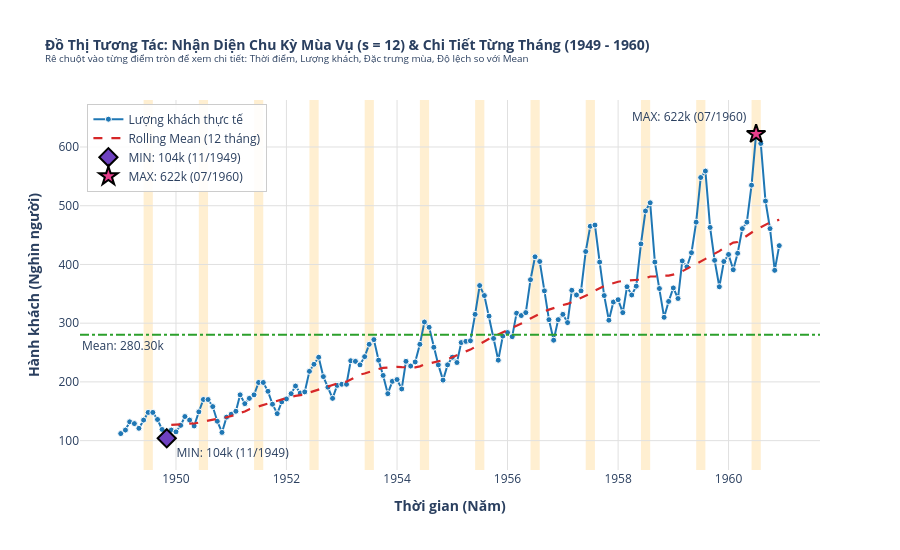

Notebook code cell kept with this figure:
### Markdown cell above
---
# PHẦN 2: BÀI TẬP NÂNG CAO - MÔ HÌNH HÓA MÙA VỤ VỚI SARIMA (AIRLINE PASSENGERS)
> **Mục tiêu học thuật:** Triển khai quy trình 7 bước chuẩn mực của Box & Jenkins mở rộng mùa vụ, xây dựng mô hình $\text{SARIMA}(p, d, q) \times (P, D, Q)_{12}$ và so sánh hiệu năng dự báo ngoài mẫu với mô hình $\text{ARIMA}$ phi mùa vụ.

### Bước 1: Trực quan hóa chuỗi thời gian & Nhận diện mùa vụ ($s = 12$)
- **Mục tiêu trực quan:** Đánh giá chi tiết cấu trúc dữ liệu qua từng mốc tháng, làm nổi bật chu kỳ mùa vụ $s = 12$, dải cao điểm du lịch hè, đường kỳ vọng trung bình (Mean), xu hướng dài hạn (Rolling Mean 12m) và hai mốc cực trị lịch sử (MIN, MAX).
- **Tính năng tương tác (Interactive Inspection):** Hỗ trợ rê chuột (hover) vào từng điểm tháng để tra cứu tức thì thông tin: thời điểm, số lượng hành khách, đặc thù mùa vụ và độ lệch so với kỳ vọng trung bình.

### Code cell
# Bước 1: Trực quan hóa chuỗi thời gian & Nhận diện mùa vụ s = 12 (Tĩnh & Tương tác Hover)
import plotly.graph_objects as go

mean_val = df['Passengers'].mean()
min_val = df['Passengers'].min()
min_date = df['Passengers'].idxmin()
max_val = df['Passengers'].max()
max_date = df['Passengers'].idxmax()
rolling_mean = df['Passengers'].rolling(window=12).mean()

# -------------------------------------------------------------
# 1. VẼ ĐỒ THỊ TĨNH CHI TIẾT (Lưu file ảnh 06_air_eda_seasonality.png)
# -------------------------------------------------------------
plt.figure(figsize=(15, 7))

# Dải tô màu mùa hè cao điểm (T6 - T8)
for yr in range(1949, 1961):
    start_summer = pd.Timestamp(f'{yr}-06-01')
    end_summer = pd.Timestamp(f'{yr}-08-01')
    plt.axvspan(start_summer, end_summer, color='orange', alpha=0.18, label='Mùa cao điểm Hè (T6-T8)' if yr == 1949 else '')

# Đường chuỗi thời gian có điểm marker từng tháng
plt.plot(df.index, df['Passengers'], color='#1f77b4', lw=1.8, marker='o', markersize=4, markerfacecolor='#1f77b4', markeredgecolor='white', markeredgewidth=0.8, label='Lượng hành khách từng tháng (Passengers)', zorder=3)
plt.plot(rolling_mean, color='#d62728', linestyle='--', lw=2.2, label='Rolling Mean (12 tháng - Xu hướng)', zorder=4)
plt.axhline(mean_val, color='#2ca02c', linestyle='-.', lw=2.0, label=f'Mean tổng thể: {mean_val:.2f} nghìn khách', zorder=2)

# Đánh dấu MIN & MAX
min_str = min_date.strftime('%m/%Y')
plt.axhline(min_val, color='#6f42c1', linestyle=':', lw=1.3, alpha=0.7)
plt.axvline(min_date, color='#6f42c1', linestyle=':', lw=1.3, alpha=0.7)
plt.scatter([min_date], [min_val], color='#6f42c1', s=160, zorder=6, edgecolors='black', lw=1.8, label=f'MIN: {min_val}k ({min_str})')
plt.annotate(
    f'★ MIN: {min_val} nghìn khách\nThời điểm: {min_str} (Tháng 11/1949)',
    xy=(min_date, min_val),
    xytext=(min_date + pd.DateOffset(months=10), min_val + 50),
    arrowprops=dict(facecolor='#6f42c1', edgecolor='black', shrink=0.08, width=1.8, headwidth=8),
    bbox=dict(boxstyle='round,pad=0.5', facecolor='#f3e8fd', edgecolor='#6f42c1', lw=1.8, alpha=0.95),
    fontsize=10.5, fontweight='bold', color='#3b116e', zorder=7
)

max_str = max_date.strftime('%m/%Y')
plt.axhline(max_val, color='#e83e8c', linestyle=':', lw=1.3, alpha=0.7)
plt.axvline(max_date, color='#e83e8c', linestyle=':', lw=1.3, alpha=0.7)
plt.scatter([max_date], [max_val], color='#e83e8c', s=160, zorder=6, edgecolors='black', lw=1.8, label=f'MAX: {max_val}k ({max_str})')
plt.annotate(
    f'★ MAX: {max_val} nghìn khách\nThời điểm: {max_str} (Tháng 07/1960)',
    xy=(max_date, max_val),
    xytext=(max_date - pd.DateOffset(months=34), max_val - 35),
    arrowprops=dict(facecolor='#e83e8c', edgecolor='black', shrink=0.08, width=1.8, headwidth=8),
    bbox=dict(boxstyle='round,pad=0.5', facecolor='#fdeef6', edgecolor='#e83e8c', lw=1.8, alpha=0.95),
    fontsize=10.5, fontweight='bold', color='#7a1144', zorder=7
)

plt.title('Nhận Diện Chu Kỳ Mùa Vụ Hàng Năm (s = 12 Tháng) - Airline Passengers (1949 - 1960)\nChi Tiết Từng Tháng, Mean Tổng Thể, Xu Hướng Dài Hạn & Mốc Cực Trị Min / Max', fontsize=13, fontweight='bold', pad=15)
plt.xlabel('Thời gian (Năm)', fontsize=11, fontweight='bold')
plt.ylabel('Hành khách (Nghìn người)', fontsize=11, fontweight='bold')
plt.ylim(60, 680)
plt.grid(True, linestyle=':', alpha=0.6)
plt.legend(loc='upper left', frameon=True, facecolor='white', framealpha=0.95, fontsize=10)
plt.tight_layout()
os.makedirs('../docs/images', exist_ok=True)
plt.savefig('../docs/images/06_air_eda_seasonality.png', dpi=300)
plt.show()

# -------------------------------------------------------------
# 2. VẼ ĐỒ THỊ TƯƠNG TÁC PLOTLY (Rê chuột hiển thị chi tiết tháng & số khách)
# -------------------------------------------------------------
fig_plotly = go.Figure()
custom_notes = []
for dt, val in zip(df.index, df['Passengers']):
    m = dt.month
    diff_mean = val - mean_val
    diff_str = f'+{diff_mean:.1f}k' if diff_mean >= 0 else f'{diff_mean:.1f}k'
    if m in [7, 8]:
        season_tag = 'Cao điểm Du lịch Hè (Peak)'
    elif m in [11, 2]:
        season_tag = 'Đáy Mùa Đông (Trough)'
    else:
        season_tag = 'Mùa bình thường'
    custom_notes.append([season_tag, diff_str])

for yr in range(1949, 1961):
    fig_plotly.add_vrect(
        x0=f'{yr}-06-01', x1=f'{yr}-08-01',
        fillcolor='orange', opacity=0.18,
        layer='below', line_width=0,
    )

fig_plotly.add_trace(go.Scatter(
    x=df.index,
    y=df['Passengers'],
    mode='lines+markers',
    name='Lượng khách thực tế',
    line=dict(color='#1f77b4', width=2),
    marker=dict(size=6, color='#1f77b4', line=dict(width=1, color='white')),
    customdata=custom_notes,
    hovertemplate=(
        '<b>Thời điểm:</b> %{x|Tháng %m/%Y}<br>' +
        '<b>Lượng hành khách:</b> %{y} nghìn người<br>' +
        '<b>Đặc trưng mùa:</b> %{customdata[0]}<br>' +
        '<b>So với Mean (280.3k):</b> %{customdata[1]}<extra></extra>'
    )
))

fig_plotly.add_trace(go.Scatter(
    x=df.index,
    y=rolling_mean,
    mode='lines',
    name='Rolling Mean (12 tháng)',
    line=dict(color='#d62728', width=2.2, dash='dash'),
    hoverinfo='skip'
))

fig_plotly.add_hline(
    y=mean_val,
    line=dict(color='#2ca02c', width=2, dash='dashdot'),
    annotation_text=f'Mean: {mean_val:.2f}k',
    annotation_position='bottom left'
)

fig_plotly.add_trace(go.Scatter(
    x=[min_date],
    y=[min_val],
    mode='markers+text',
    name=f'MIN: {min_val}k (11/1949)',
    marker=dict(color='#6f42c1', size=14, symbol='diamond', line=dict(color='black', width=2)),
    text=[f'MIN: {min_val}k (11/1949)'],
    textposition='bottom right',
    hovertemplate='<b>★ MỐC ĐÁY LỊCH SỬ (MIN)</b><br>Thời điểm: 11/1949<br>Lượng khách: 104 nghìn người<extra></extra>'
))

fig_plotly.add_trace(go.Scatter(
    x=[max_date],
    y=[max_val],
    mode='markers+text',
    name=f'MAX: {max_val}k (07/1960)',
    marker=dict(color='#e83e8c', size=14, symbol='star', line=dict(color='black', width=2)),
    text=[f'MAX: {max_val}k (07/1960)'],
    textposition='top left',
    hovertemplate='<b>★ MỐC ĐỈNH LỊCH SỬ (MAX)</b><br>Thời điểm: 07/1960<br>Lượng khách: 622 nghìn người<extra></extra>'
))

fig_plotly.update_layout(
    title=dict(
        text='<b>Đồ Thị Tương Tác: Nhận Diện Chu Kỳ Mùa Vụ (s = 12) & Chi Tiết Từng Tháng (1949 - 1960)</b><br><sup>Rê chuột vào từng điểm tròn để xem chi tiết: Thời điểm, Lượng khách, Đặc trưng mùa, Độ lệch so với Mean</sup>',
        font=dict(size=14)
    ),
    xaxis=dict(title='<b>Thời gian (Năm)</b>', showgrid=True, gridcolor='#e0e0e0'),
    yaxis=dict(title='<b>Hành khách (Nghìn người)</b>', showgrid=True, gridcolor='#e0e0e0', range=[50, 680]),
    hovermode='closest',
    template='plotly_white',
    legend=dict(x=0.01, y=0.99, bgcolor='rgba(255,255,255,0.9)', bordercolor='#cccccc', borderwidth=1),
    height=550
)
fig_plotly.show()

print(f'Mean tổng thể: {mean_val:.2f} nghìn khách')
print(f'MIN: {min_val} nghìn khách tại thời điểm {min_date.strftime("%Y-%m")} (Tháng 11/1949)')
print(f'MAX: {max_val} nghìn khách tại thời điểm {max_date.strftime("%Y-%m")} (Tháng 07/1960)')
print('Đặc trưng nhận diện: Chu kỳ mùa vụ cố định s = 12 tháng, biên độ hè mở rộng tỷ lệ thuận với mức độ tăng trưởng.')
print('Đã kích hoạt chế độ tương tác Plotly: Bạn có thể rê chuột vào từng điểm để tra cứu chi tiết số khách của từng tháng!')

### Figure 1 — Plotly figure (JSON) as saved in the notebook; plotly's stock layout.template omitted (floating-point values rounded to 4 significant figures; data arrays with more than 128 entries replaced by an {"elided": "..."} marker saying what was removed)
{"data": [{"customdata": {"elided": "144x2 str values"}, "hovertemplate": "<b>Thời điểm:</b> %{x|Tháng %m/%Y}<br><b>Lượng hành khách:</b> %{y} nghìn người<br><b>Đặc trưng mùa:</b> %{customdata[0]}<br><b>So với Mean (280.3k):</b> %{customdata[1]}<extra></extra>", "line": {"color": "#1f77b4", "width": 2}, "marker": {"color": "#1f77b4", "line": {"color": "white", "width": 1}, "size": 6}, "mode": "lines+markers", "name": "Lượng khách thực tế", "type": "scatter", "x": {"elided": "144 str values"}, "y": {"elided": "144 int values"}}, {"hoverinfo": "skip", "line": {"color": "#d62728", "dash": "dash", "width": 2.2}, "mode": "lines", "name": "Rolling Mean (12 tháng)", "type": "scatter", "x": {"elided": "144 str values"}, "y": {"elided": "144 float values"}}, {"hovertemplate": "<b>★ MỐC ĐÁY LỊCH SỬ (MIN)</b><br>Thời điểm: 11/1949<br>Lượng khách: 104 nghìn người<extra></extra>", "marker": {"color": "#6f42c1", "line": {"color": "black", "width": 2}, "size": 14, "symbol": "diamond"}, "mode": "markers+text", "name": "MIN: 104k (11/1949)", "text": ["MIN: 104k (11/1949)"], "textposition": "bottom right", "type": "scatter", "x": ["1949-11-01T00:00:00"], "y": [104]}, {"hovertemplate": "<b>★ MỐC ĐỈNH LỊCH SỬ (MAX)</b><br>Thời điểm: 07/1960<br>Lượng khách: 622 nghìn người<extra></extra>", "marker": {"color": "#e83e8c", "line": {"color": "black", "width": 2}, "size": 14, "symbol": "star"}, "mode": "markers+text", "name": "MAX: 622k (07/1960)", "text": ["MAX: 622k (07/1960)"], "textposition": "top left", "type": "scatter", "x": ["1960-07-01T00:00:00"], "y": [622]}], "layout": {"annotations": [{"showarrow": false, "text": "Mean: 280.30k", "x": 0, "xanchor": "left", "xref": "x domain", "y": 280.3, "yanchor": "top", "yref": "y"}], "height": 550, "hovermode": "closest", "legend": {"bgcolor": "rgba(255,255,255,0.9)", "bordercolor": "#cccccc", "borderwidth": 1, "x": 0.01, "y": 0.99}, "shapes": [{"fillcolor": "orange", "layer": "below", "line": {"width": 0}, "opacity": 0.18, "type": "rect", "x0": "1949-06-01", "x1": "1949-08-01", "xref": "x", "y0": 0, "y1": 1, "yref": "y domain"}, {"fillcolor": "orange", "layer": "below", "line": {"width": 0}, "opacity": 0.18, "type": "rect", "x0": "1950-06-01", "x1": "1950-08-01", "xref": "x", "y0": 0, "y1": 1, "yref": "y domain"}, {"fillcolor": "orange", "layer": "below", "line": {"width": 0}, "opacity": 0.18, "type": "rect", "x0": "1951-06-01", "x1": "1951-08-01", "xref": "x", "y0": 0, "y1": 1, "yref": "y domain"}, {"fillcolor": "orange", "layer": "below", "line": {"width": 0}, "opacity": 0.18, "type": "rect", "x0": "1952-06-01", "x1": "1952-08-01", "xref": "x", "y0": 0, "y1": 1, "yref": "y domain"}, {"fillcolor": "orange", "layer": "below", "line": {"width": 0}, "opacity": 0.18, "type": "rect", "x0": "1953-06-01", "x1": "1953-08-01", "xref": "x", "y0": 0, "y1": 1, "yref": "y domain"}, {"fillcolor": "orange", "layer": "below", "line": {"width": 0}, "opacity": 0.18, "type": "rect", "x0": "1954-06-01", "x1": "1954-08-01", "xref": "x", "y0": 0, "y1": 1, "yref": "y domain"}, {"fillcolor": "orange", "layer": "below", "line": {"width": 0}, "opacity": 0.18, "type": "rect", "x0": "1955-06-01", "x1": "1955-08-01", "xref": "x", "y0": 0, "y1": 1, "yref": "y domain"}, {"fillcolor": "orange", "layer": "below", "line": {"width": 0}, "opacity": 0.18, "type": "rect", "x0": "1956-06-01", "x1": "1956-08-01", "xref": "x", "y0": 0, "y1": 1, "yref": "y domain"}, {"fillcolor": "orange", "layer": "below", "line": {"width": 0}, "opacity": 0.18, "type": "rect", "x0": "1957-06-01", "x1": "1957-08-01", "xref": "x", "y0": 0, "y1": 1, "yref": "y domain"}, {"fillcolor": "orange", "layer": "below", "line": {"width": 0}, "opacity": 0.18, "type": "rect", "x0": "1958-06-01", "x1": "1958-08-01", "xref": "x", "y0": 0, "y1": 1, "yref": "y domain"}, {"fillcolor": "orange", "layer": "below", "line": {"width": 0}, "opacity": 0.18, "type": "rect", "x0": "1959-06-01", "x1": "1959-08-01", "xref": "x", "y0": 0, "y1": 1, "yref": "y domain"}, {"fillcolor": "orange", "layer": "below", "line": {"width": 0}, "opacity": 0.18, "type": "rect", "x0": "1960-06-01", "x1": "1960-08-01", "xref": "x", "y0": 0, "y1": 1, "yref": "y domain"}, {"line": {"color": "#2ca02c", "dash": "dashdot", "width": 2}, "type": "line", "x0": 0, "x1": 1, "xref": "x domain", "y0": 280.3, "y1": 280.3, "yref": "y"}], "title": {"font": {"size": 14}, "text": "<b>Đồ Thị Tương Tác: Nhận Diện Chu Kỳ Mùa Vụ (s = 12) & Chi Tiết Từng Tháng (1949 - 1960)</b><br><sup>Rê chuột vào từng điểm tròn để xem chi tiết: Thời điểm, Lượng khách, Đặc trưng mùa, Độ lệch so với Mean</sup>"}, "xaxis": {"gridcolor": "#e0e0e0", "showgrid": true, "title": {"text": "<b>Thời gian (Năm)</b>"}}, "yaxis": {"gridcolor": "#e0e0e0", "range": [50, 680], "showgrid": true, "title": {"text": "<b>Hành khách (Nghìn người)</b>"}}}}
